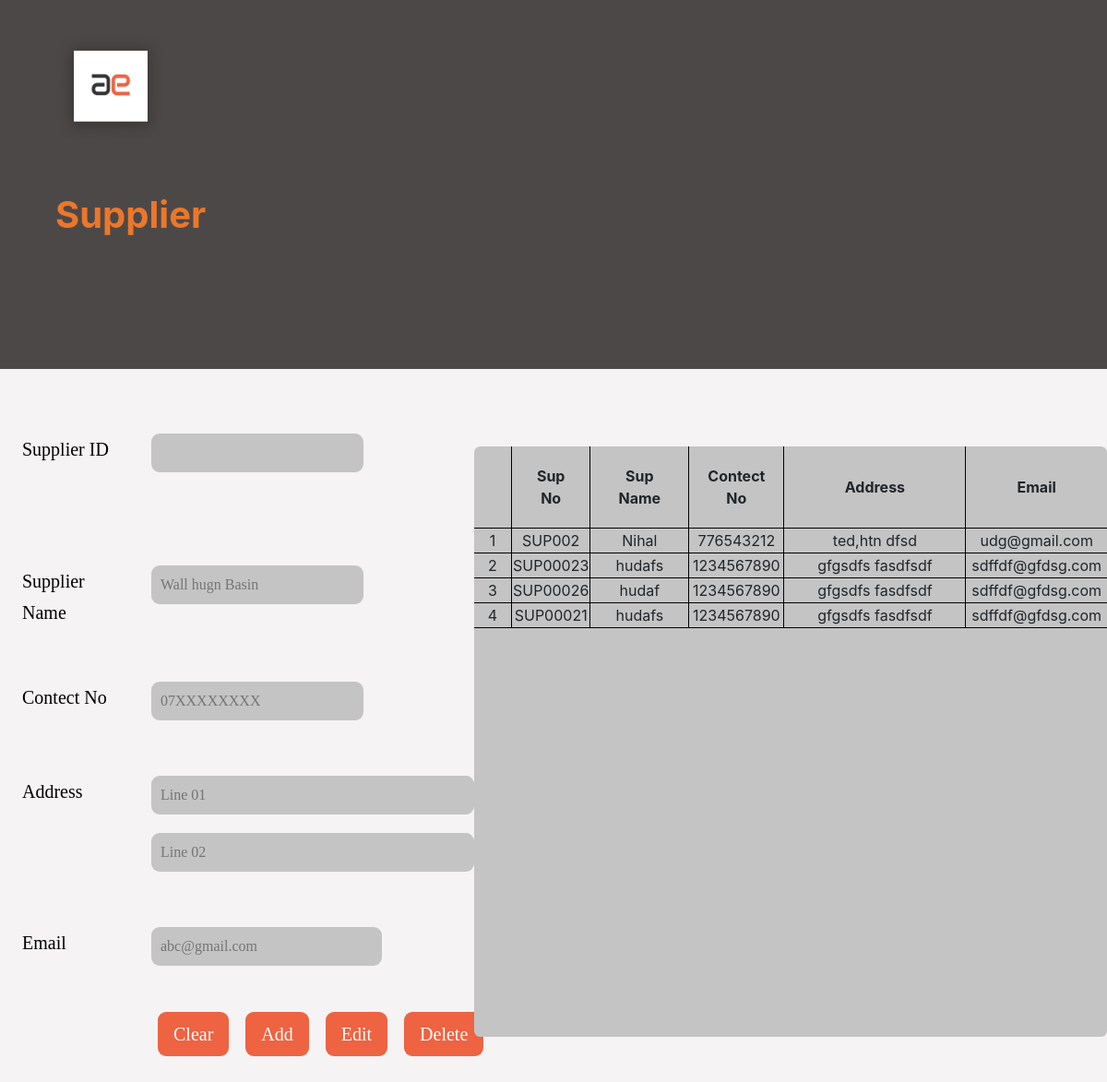
Screenshot of /supplier.php with the database file from the repository.
### tables this page shows
CREATE TABLE `supplier` (
  `sup_id` int(11) NOT NULL,
  `sup_uid` varchar(255) NOT NULL,
  `sup_name` varchar(255) NOT NULL,
  `contect_no` int(10) NOT NULL,
  `address` varchar(255) NOT NULL,
  `address2` varchar(255) NOT NULL,
  `email` varchar(255) NOT NULL
);

### supplier.php (the view, shortened to what this page needs)
<?php
    include('inc/connection.php');
?>
<!DOCTYPE html>
<html lang="en">
<head>
    <link rel="stylesheet" href="https://maxcdn.bootstrapcdn.com/bootstrap/4.0.0/css/bootstrap.min.css" >
    <link rel="stylesheet" href="https://pro.fontawesome.com/releases/v5.10.0/css/all.css" />
    <link rel="stylesheet" href="css/item.css">
    <link rel="stylesheet" href="css/customer.css">
</head>
<body>
<div class="container-fluid" style="padding:0;">
    <div class="row bannger-head">
        <div class="col-12 banner-tag">
            <div class="top-banner">
            <a href="home.php">
                    <img src="res/img/logo.png" alt="LOGO" class="logo" />
                </a>
                <h1 id="head-title">Supplier</h1>
            </div>
         </div>
    </div><br/>
</div>
<div class="add-item-form box2">
    <div class="container-fluid ">
        <div class="row">
            <div class="col-5 table2">
                <form id='supplier_form' method="POST">
                    <div>
                        <div class="row">
                            <div class="col-3"><label class="label">Supplier ID</label></div>
                            <div class="col-8"><input type="text" autocomplete='off'id="sup_uid"name="sup_uid"class="input_invoice sup_in" placholder="SUP002" require /></div>
                        </div><p><br></p>
                        <div class=row>
                              <div class="col-3"></div>
                              <div class="col-5">
                              </div>
                              </div>
                              <p><br /></p>
                        <div class="row">
                            <div class="col-3"><label class="label">Supplier Name</label></div>
                            <div class="col-8"><input type="text" id="sup_name"name="sup_name"class="input_invoice sup_in" placeholder="Wall hugn Basin" require /></div>
                        </div><p><br></p>
                        <div class="row">
                            <div class="col-3"><label class="label">Contect No</label></div>
                            <div class="col-8"><input type="number"id="contect"name="contect" class="input_invoice sup_in" placeholder="07XXXXXXXX" require />
                            </div>
                        </div><p><br></p>
                        <div class="row">
                            <div class="col-3"><label class="label">Address</label></div>
                            <div class="col-6">
                            <input type="text" class="input_invoice addy sup_in"id="addrsss1"name="addrsss1" placeholder="Line 01" require />
                            </div>
                        </div>
                        <div class="row">
                            <div class="col-3"></div>
                            <div class="col-6">
                            <input type="text" class="input_invoice addy sup_in"id="addrsss2"name="addrsss2" placeholder="Line 02">
                            </div>
                        </div>
<p><br/></p>
                        <div class="row">
                            <div class="col-3"><label class="label">Email</label></div>
                            <div class="col-3"><input type="email" id="email_id"class="input_invoice emiy sup_in"name="email" placeholder="abc@gmail.com" require /></div>
                        </div><p><br></p>
                        <div class="set-right">
                            <button class="btn btn-lg btn-submit "type="rest">Clear</button>&nbsp;&nbsp;&nbsp;&nbsp;
                            <button class="btn btn-lg btn-submit " type="submit"id="sup_addBtn" name="submit">Add</button>&nbsp;&nbsp;&nbsp;&nbsp;
                            <button class="btn btn-lg btn-submit "type="submit" id="sup_editBtn"name="edit_supplier">Edit</button>&nbsp;&nbsp;&nbsp;&nbsp;
                            <button class="btn btn-lg btn-submit "type="button" id="deleteSupplier">Delete</button>
                        </div>
                    </div>
                </form>
            </div>
           <div class="col-7 table1">
           <table>
                    <tr>
                        <th class="lefty" ></th>
                        <th>Sup No</th>
                        <th>Sup Name</th>
                        <th>Contect No</th>
                        <th class="rightx">Address</th>
                        <th class="righty rightx">Email</th>
                    </tr>
                    <br>
                    <?php
                    $sql2="SELECT * FROM `supplier`";
                    $fetch_query=mysqli_query($connection, $sql2);
                    $count_rows=mysqli_num_rows($fetch_query);
                    if ($count_rows>0) {
                        $i=0;
                        while ($row=mysqli_fetch_assoc($fetch_query)) {
                            $i++;
                            $sh_sup_uid         =$row['sup_uid'];
                            $sh_sup_name        =$row['sup_name'];
                            $sh_contect_no      =$row['contect_no'];
                            $sh_address1         =$row['address'];
                            $sh_address2         =$row['address2'];
                            $sh_email           =$row['email'];
                            $sh_address         =$sh_address1." ".$sh_address2;
                            echo "<tr>
                            <td class='lefty'>{$i}</td>
                            <td>{$sh_sup_uid}</td>
                            <td class='namey'>{$sh_sup_name}</td>
                            <td>{$sh_contect_no}</td>
                            <td Class='rightx'>{$sh_address}</td>
                            <td class='righty rightx'>{$sh_email}</td>
                        </tr>";
                        }
                    }
                    ?>
                                </table>
            </div>
        </div>
    </div>
</div>
<p><br></p>
</body>
</html>

### css/item.css (style rules this page uses)
body { background: #F5F3F3; }
.top-banner { vertical-align: top; background-color: #4d4848; height: 50vh; }
.logo { width: 120px; height: 120px; margin-left: 60px; margin-top: 35px; margin-bottom: 30px; }
#head-title { font-weight: bolder; color: #eb772a; margin-left: 60px; margin-bottom: 30px; margin-top: 2%; }
.input_invoice { border: 0; width: 230px; height: 42px; margin: 10px; background: #C4C4C4; border-radius: 9px; font-family: Jaldi; font-style: normal; font-weight: normal; padding: 10px; line-height: 34px; align-items: center; color: rgba(0, 0, 0, 0.28); }
.label { margin-top: 10%; font-family: Jaldi; font-style: normal; font-weight: normal; font-size: 20px; line-height: 34px; align-items: center; color: #000000; }
.btn-submit { background: #EE6342; border-radius: 9px; font-family: Jaldi; align-items: center; color: #FFFFFF; }
.add-item-form { margin-left: 10%; margin-top: 3%; }
.set-right { margin-left: 30%; display: flex; }

### css/customer.css (style rules this page uses)
.table1 { margin: 0; padding: 0; }
.table2 { margin: 0; padding: 0; }
.box2 { margin-left: 2%; padding: 0; }
.lefty { border-left: 0px solid black; width: 5%; }
.namey { width: 17% }
.rightx { width: 35%; }
.addy { width: 350px; }
.righty { border-right: 0px solid black; width: 30%; }
.emiy { width: 250px; }
th { border-bottom: 1px solid black; border-left: 1px solid black; border-right: 1px solid black; padding: 20px; }
th, td { width: 260px; text-align: center; }
td { border: 1px solid black; width: 10%; }

### rows the page displays
supplier: sup_uid "SUP002", sup_name "Nihal", contect_no "776543212", sh_address "ted,htn dfsd", email "udg@gmail.com"
supplier: sup_uid "SUP00023", sup_name "hudafs", contect_no "1234567890", sh_address "gfgsdfs fasdfsdf", email "sdffdf@gfdsg.com"
supplier: sup_uid "SUP00026", sup_name "hudaf", contect_no "1234567890", sh_address "gfgsdfs fasdfsdf", email "sdffdf@gfdsg.com"
supplier: sup_uid "SUP00021", sup_name "hudafs", contect_no "1234567890", sh_address "gfgsdfs fasdfsdf", email "sdffdf@gfdsg.com"
